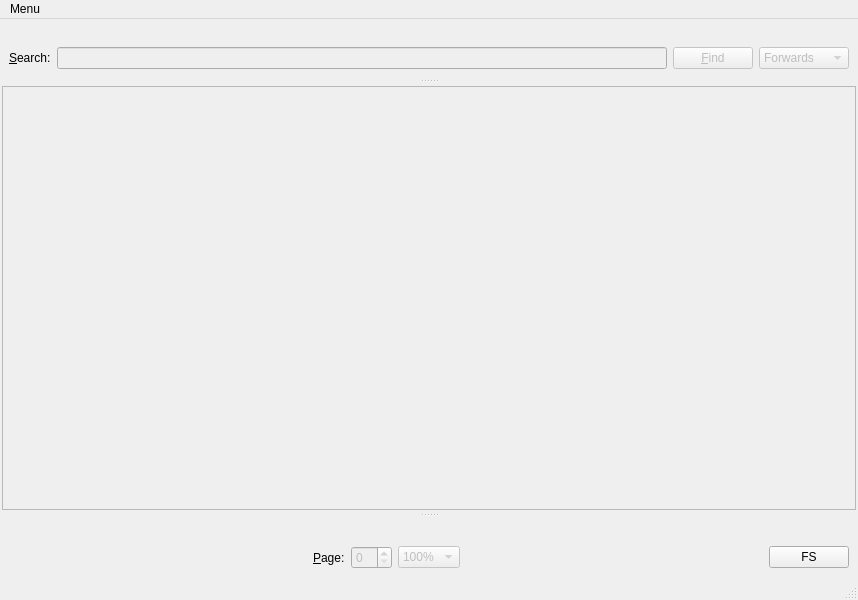
<?xml version="1.0" encoding="UTF-8"?>
<ui version="4.0">
 <class>MainWindow</class>
 <widget class="QMainWindow" name="MainWindow">
  <property name="geometry">
   <rect>
    <x>0</x>
    <y>0</y>
    <width>858</width>
    <height>600</height>
   </rect>
  </property>
  <property name="windowTitle">
   <string>PDF Viewer</string>
  </property>
  <property name="dockOptions">
   <set>QMainWindow::AllowNestedDocks|QMainWindow::AllowTabbedDocks|QMainWindow::AnimatedDocks|QMainWindow::ForceTabbedDocks</set>
  </property>
  <widget class="QWidget" name="centralwidget">
   <property name="sizePolicy">
    <sizepolicy hsizetype="Preferred" vsizetype="Expanding">
     <horstretch>0</horstretch>
     <verstretch>0</verstretch>
    </sizepolicy>
   </property>
   <layout class="QVBoxLayout" name="verticalLayout">
    <property name="margin">
     <number>2</number>
    </property>
    <item>
     <widget class="QScrollArea" name="scrollArea">
      <property name="widgetResizable">
       <bool>true</bool>
      </property>
      <property name="alignment">
       <set>Qt::AlignCenter</set>
      </property>
      <widget class="QWidget" name="scrollAreaWidgetContents">
       <property name="geometry">
        <rect>
         <x>0</x>
         <y>0</y>
         <width>852</width>
         <height>405</height>
        </rect>
       </property>
      </widget>
     </widget>
    </item>
   </layout>
  </widget>
  <widget class="QMenuBar" name="menubar">
   <property name="geometry">
    <rect>
     <x>0</x>
     <y>0</y>
     <width>858</width>
     <height>21</height>
    </rect>
   </property>
   <widget class="QMenu" name="menu_File">
    <property name="title">
     <string>Menu</string>
    </property>
    <addaction name="openAction"/>
    <addaction name="actionSearch"/>
    <addaction name="actionFullscreen"/>
   </widget>
   <addaction name="menu_File"/>
  </widget>
  <widget class="QStatusBar" name="statusbar"/>
  <widget class="QDockWidget" name="searchDockWidget">
   <property name="sizePolicy">
    <sizepolicy hsizetype="Preferred" vsizetype="Minimum">
     <horstretch>0</horstretch>
     <verstretch>0</verstretch>
    </sizepolicy>
   </property>
   <property name="features">
    <set>QDockWidget::NoDockWidgetFeatures</set>
   </property>
   <attribute name="dockWidgetArea">
    <number>4</number>
   </attribute>
   <widget class="QWidget" name="dockWidgetContents_3">
    <layout class="QHBoxLayout" name="horizontalLayout_3">
     <item>
      <widget class="QLabel" name="searchLabel">
       <property name="text">
        <string>&amp;Search:</string>
       </property>
       <property name="textFormat">
        <enum>Qt::AutoText</enum>
       </property>
       <property name="buddy">
        <cstring>searchLineEdit</cstring>
       </property>
      </widget>
     </item>
     <item>
      <widget class="QLineEdit" name="searchLineEdit">
       <property name="enabled">
        <bool>false</bool>
       </property>
      </widget>
     </item>
     <item>
      <widget class="QPushButton" name="findButton">
       <property name="enabled">
        <bool>false</bool>
       </property>
       <property name="text">
        <string>&amp;Find</string>
       </property>
      </widget>
     </item>
     <item>
      <widget class="QComboBox" name="searchComboBox">
       <property name="enabled">
        <bool>false</bool>
       </property>
       <item>
        <property name="text">
         <string>Forwards</string>
        </property>
       </item>
       <item>
        <property name="text">
         <string>Backwards</string>
        </property>
       </item>
      </widget>
     </item>
    </layout>
   </widget>
  </widget>
  <widget class="QDockWidget" name="menuDockWidget">
   <property name="floating">
    <bool>false</bool>
   </property>
   <property name="features">
    <set>QDockWidget::NoDockWidgetFeatures</set>
   </property>
   <attribute name="dockWidgetArea">
    <number>8</number>
   </attribute>
   <widget class="QWidget" name="dockWidgetContents">
    <layout class="QHBoxLayout" name="horizontalLayout_2">
     <item>
      <spacer name="horizontalSpacer_2">
       <property name="orientation">
        <enum>Qt::Horizontal</enum>
       </property>
       <property name="sizeHint" stdset="0">
        <size>
         <width>282</width>
         <height>20</height>
        </size>
       </property>
      </spacer>
     </item>
     <item>
      <widget class="QLabel" name="pageLabel">
       <property name="text">
        <string>&amp;Page:</string>
       </property>
       <property name="buddy">
        <cstring>pageSpinBox</cstring>
       </property>
      </widget>
     </item>
     <item>
      <widget class="QSpinBox" name="pageSpinBox">
       <property name="enabled">
        <bool>false</bool>
       </property>
      </widget>
     </item>
     <item>
      <widget class="QComboBox" name="scaleComboBox">
       <property name="enabled">
        <bool>false</bool>
       </property>
       <property name="currentIndex">
        <number>3</number>
       </property>
       <item>
        <property name="text">
         <string>25%</string>
        </property>
       </item>
       <item>
        <property name="text">
         <string>50%</string>
        </property>
       </item>
       <item>
        <property name="text">
         <string>75%</string>
        </property>
       </item>
       <item>
        <property name="text">
         <string>100%</string>
        </property>
       </item>
       <item>
        <property name="text">
         <string>125%</string>
        </property>
       </item>
       <item>
        <property name="text">
         <string>150%</string>
        </property>
       </item>
       <item>
        <property name="text">
         <string>200%</string>
        </property>
       </item>
       <item>
        <property name="text">
         <string>300%</string>
        </property>
       </item>
       <item>
        <property name="text">
         <string>400%</string>
        </property>
       </item>
      </widget>
     </item>
     <item>
      <spacer name="horizontalSpacer">
       <property name="orientation">
        <enum>Qt::Horizontal</enum>
       </property>
       <property name="sizeHint" stdset="0">
        <size>
         <width>281</width>
         <height>20</height>
        </size>
       </property>
      </spacer>
     </item>
     <item>
      <widget class="QPushButton" name="fullscreenButton">
       <property name="text">
        <string>FS</string>
       </property>
      </widget>
     </item>
    </layout>
   </widget>
  </widget>
  <action name="openAction">
   <property name="text">
    <string>&amp;Open...</string>
   </property>
   <property name="shortcut">
    <string>Ctrl+O</string>
   </property>
  </action>
  <action name="exitAction">
   <property name="text">
    <string>E&amp;xit</string>
   </property>
   <property name="shortcut">
    <string>Ctrl+Q</string>
   </property>
  </action>
  <action name="increaseScaleAction">
   <property name="text">
    <string>&amp;Increase Scale</string>
   </property>
   <property name="shortcut">
    <string>Ctrl++</string>
   </property>
  </action>
  <action name="decreaseScaleAction">
   <property name="text">
    <string>&amp;Decrease Scale</string>
   </property>
   <property name="shortcut">
    <string>Ctrl+-</string>
   </property>
  </action>
  <action name="documentControlsAction">
   <property name="checkable">
    <bool>true</bool>
   </property>
   <property name="checked">
    <bool>true</bool>
   </property>
   <property name="text">
    <string>&amp;Document Controls</string>
   </property>
  </action>
  <action name="selectedTextAction">
   <property name="checkable">
    <bool>true</bool>
   </property>
   <property name="checked">
    <bool>true</bool>
   </property>
   <property name="text">
    <string>&amp;Selected Text</string>
   </property>
  </action>
  <action name="actionSearch">
   <property name="checkable">
    <bool>true</bool>
   </property>
   <property name="text">
    <string>&amp;Search</string>
   </property>
   <property name="shortcut">
    <string>Ctrl+F</string>
   </property>
  </action>
  <action name="actionFullscreen">
   <property name="checkable">
    <bool>true</bool>
   </property>
   <property name="text">
    <string>&amp;Fullscreen</string>
   </property>
   <property name="toolTip">
    <string>Fullscreen</string>
   </property>
   <property name="shortcut">
    <string>Ctrl+Return</string>
   </property>
  </action>
 </widget>
 <resources/>
 <connections/>
</ui>
